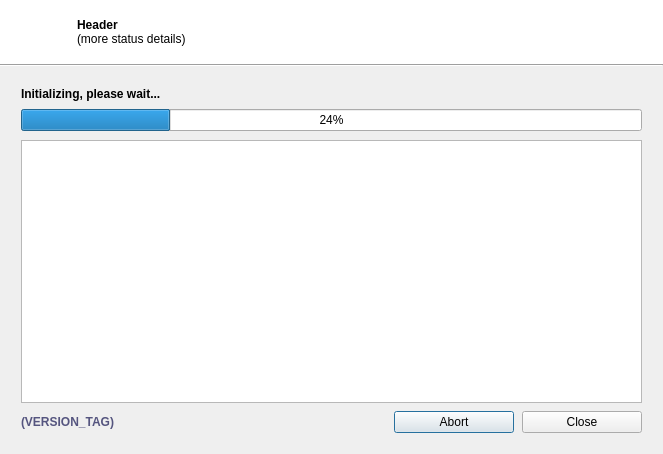
<?xml version="1.0" encoding="UTF-8"?>
<ui version="4.0">
 <class>ProcessingDialog</class>
 <widget class="QDialog" name="ProcessingDialog">
  <property name="geometry">
   <rect>
    <x>0</x>
    <y>0</y>
    <width>663</width>
    <height>454</height>
   </rect>
  </property>
  <property name="windowTitle">
   <string>LameXP - Processing</string>
  </property>
  <property name="windowIcon">
   <iconset resource="../res/Icons.qrc">
    <normaloff>:/icons/sound.png</normaloff>:/icons/sound.png</iconset>
  </property>
  <layout class="QVBoxLayout" name="verticalLayout_2">
   <property name="spacing">
    <number>0</number>
   </property>
   <property name="margin">
    <number>0</number>
   </property>
   <item>
    <layout class="QVBoxLayout" name="layout_base">
     <property name="spacing">
      <number>0</number>
     </property>
     <item>
      <widget class="QFrame" name="frame_header">
       <property name="minimumSize">
        <size>
         <width>0</width>
         <height>64</height>
        </size>
       </property>
       <property name="maximumSize">
        <size>
         <width>16777215</width>
         <height>64</height>
        </size>
       </property>
       <property name="palette">
        <palette>
         <active>
          <colorrole role="Base">
           <brush brushstyle="SolidPattern">
            <color alpha="255">
             <red>255</red>
             <green>255</green>
             <blue>255</blue>
            </color>
           </brush>
          </colorrole>
          <colorrole role="Window">
           <brush brushstyle="SolidPattern">
            <color alpha="255">
             <red>255</red>
             <green>255</green>
             <blue>255</blue>
            </color>
           </brush>
          </colorrole>
         </active>
         <inactive>
          <colorrole role="Base">
           <brush brushstyle="SolidPattern">
            <color alpha="255">
             <red>255</red>
             <green>255</green>
             <blue>255</blue>
            </color>
           </brush>
          </colorrole>
          <colorrole role="Window">
           <brush brushstyle="SolidPattern">
            <color alpha="255">
             <red>255</red>
             <green>255</green>
             <blue>255</blue>
            </color>
           </brush>
          </colorrole>
         </inactive>
         <disabled>
          <colorrole role="Base">
           <brush brushstyle="SolidPattern">
            <color alpha="255">
             <red>255</red>
             <green>255</green>
             <blue>255</blue>
            </color>
           </brush>
          </colorrole>
          <colorrole role="Window">
           <brush brushstyle="SolidPattern">
            <color alpha="255">
             <red>255</red>
             <green>255</green>
             <blue>255</blue>
            </color>
           </brush>
          </colorrole>
         </disabled>
        </palette>
       </property>
       <property name="autoFillBackground">
        <bool>true</bool>
       </property>
       <property name="frameShape">
        <enum>QFrame::NoFrame</enum>
       </property>
       <property name="frameShadow">
        <enum>QFrame::Raised</enum>
       </property>
       <layout class="QHBoxLayout" name="horizontalLayout_3">
        <property name="margin">
         <number>3</number>
        </property>
        <item>
         <layout class="QHBoxLayout" name="layout_verticalHeader">
          <item>
           <spacer name="spacer_horizontalHeader2">
            <property name="orientation">
             <enum>Qt::Horizontal</enum>
            </property>
            <property name="sizeType">
             <enum>QSizePolicy::Fixed</enum>
            </property>
            <property name="sizeHint" stdset="0">
             <size>
              <width>4</width>
              <height>20</height>
             </size>
            </property>
           </spacer>
          </item>
          <item>
           <widget class="QLabel" name="label_headerIcon">
            <property name="minimumSize">
             <size>
              <width>48</width>
              <height>45</height>
             </size>
            </property>
            <property name="maximumSize">
             <size>
              <width>48</width>
              <height>45</height>
             </size>
            </property>
            <property name="text">
             <string/>
            </property>
            <property name="pixmap">
             <pixmap resource="../res/Icons.qrc">:/MainIcon.png</pixmap>
            </property>
            <property name="scaledContents">
             <bool>true</bool>
            </property>
           </widget>
          </item>
          <item>
           <spacer name="spacer_horizontalHeader">
            <property name="orientation">
             <enum>Qt::Horizontal</enum>
            </property>
            <property name="sizeType">
             <enum>QSizePolicy::Fixed</enum>
            </property>
            <property name="sizeHint" stdset="0">
             <size>
              <width>16</width>
              <height>20</height>
             </size>
            </property>
           </spacer>
          </item>
          <item>
           <widget class="QLabel" name="label_headerStatus">
            <property name="text">
             <string notr="true">&lt;b&gt;Header&lt;/b&gt;&lt;br&gt;(more status details)</string>
            </property>
           </widget>
          </item>
          <item>
           <widget class="QLabel" name="label_headerWorking">
            <property name="maximumSize">
             <size>
              <width>48</width>
              <height>16777215</height>
             </size>
            </property>
            <property name="text">
             <string/>
            </property>
            <property name="pixmap">
             <pixmap resource="../res/Images.qrc">:/images/Working.gif</pixmap>
            </property>
            <property name="alignment">
             <set>Qt::AlignCenter</set>
            </property>
           </widget>
          </item>
         </layout>
        </item>
       </layout>
      </widget>
     </item>
     <item>
      <widget class="QFrame" name="frame_verticalLine">
       <property name="minimumSize">
        <size>
         <width>0</width>
         <height>2</height>
        </size>
       </property>
       <property name="maximumSize">
        <size>
         <width>16777215</width>
         <height>2</height>
        </size>
       </property>
       <property name="frameShape">
        <enum>QFrame::HLine</enum>
       </property>
       <property name="frameShadow">
        <enum>QFrame::Sunken</enum>
       </property>
      </widget>
     </item>
     <item>
      <layout class="QVBoxLayout" name="layout_main">
       <property name="spacing">
        <number>8</number>
       </property>
       <property name="margin">
        <number>21</number>
       </property>
       <item>
        <widget class="QLabel" name="label_progress">
         <property name="font">
          <font>
           <weight>75</weight>
           <bold>true</bold>
          </font>
         </property>
         <property name="text">
          <string>Initializing, please wait...</string>
         </property>
        </widget>
       </item>
       <item>
        <widget class="QProgressBar" name="progressBar">
         <property name="value">
          <number>24</number>
         </property>
         <property name="alignment">
          <set>Qt::AlignCenter</set>
         </property>
        </widget>
       </item>
       <item>
        <spacer name="verticalSpacer">
         <property name="orientation">
          <enum>Qt::Vertical</enum>
         </property>
         <property name="sizeType">
          <enum>QSizePolicy::Fixed</enum>
         </property>
         <property name="sizeHint" stdset="0">
          <size>
           <width>20</width>
           <height>1</height>
          </size>
         </property>
        </spacer>
       </item>
       <item>
        <widget class="QTableView" name="view_log">
         <property name="font">
          <font>
           <weight>50</weight>
           <bold>false</bold>
          </font>
         </property>
         <property name="selectionMode">
          <enum>QAbstractItemView::SingleSelection</enum>
         </property>
         <property name="selectionBehavior">
          <enum>QAbstractItemView::SelectRows</enum>
         </property>
         <attribute name="horizontalHeaderHighlightSections">
          <bool>false</bool>
         </attribute>
         <attribute name="verticalHeaderHighlightSections">
          <bool>false</bool>
         </attribute>
        </widget>
       </item>
       <item>
        <layout class="QHBoxLayout" name="layout_horizontal">
         <item>
          <widget class="QLabel" name="label_versionInfo">
           <property name="enabled">
            <bool>true</bool>
           </property>
           <property name="palette">
            <palette>
             <active>
              <colorrole role="WindowText">
               <brush brushstyle="SolidPattern">
                <color alpha="255">
                 <red>85</red>
                 <green>85</green>
                 <blue>127</blue>
                </color>
               </brush>
              </colorrole>
             </active>
             <inactive>
              <colorrole role="WindowText">
               <brush brushstyle="SolidPattern">
                <color alpha="255">
                 <red>85</red>
                 <green>85</green>
                 <blue>127</blue>
                </color>
               </brush>
              </colorrole>
             </inactive>
             <disabled>
              <colorrole role="WindowText">
               <brush brushstyle="SolidPattern">
                <color alpha="255">
                 <red>120</red>
                 <green>120</green>
                 <blue>120</blue>
                </color>
               </brush>
              </colorrole>
             </disabled>
            </palette>
           </property>
           <property name="font">
            <font>
             <weight>75</weight>
             <bold>true</bold>
            </font>
           </property>
           <property name="cursor">
            <cursorShape>PointingHandCursor</cursorShape>
           </property>
           <property name="text">
            <string notr="true">(VERSION_TAG)</string>
           </property>
           <property name="alignment">
            <set>Qt::AlignLeading|Qt::AlignLeft|Qt::AlignVCenter</set>
           </property>
          </widget>
         </item>
         <item>
          <spacer name="spacer_vertical">
           <property name="orientation">
            <enum>Qt::Horizontal</enum>
           </property>
           <property name="sizeHint" stdset="0">
            <size>
             <width>40</width>
             <height>20</height>
            </size>
           </property>
          </spacer>
         </item>
         <item>
          <widget class="QPushButton" name="button_AbortProcess">
           <property name="minimumSize">
            <size>
             <width>120</width>
             <height>0</height>
            </size>
           </property>
           <property name="text">
            <string>Abort</string>
           </property>
           <property name="icon">
            <iconset resource="../res/Icons.qrc">
             <normaloff>:/icons/cancel.png</normaloff>:/icons/cancel.png</iconset>
           </property>
           <property name="iconSize">
            <size>
             <width>16</width>
             <height>16</height>
            </size>
           </property>
          </widget>
         </item>
         <item>
          <widget class="QPushButton" name="button_closeDialog">
           <property name="minimumSize">
            <size>
             <width>120</width>
             <height>0</height>
            </size>
           </property>
           <property name="text">
            <string>Close</string>
           </property>
           <property name="icon">
            <iconset resource="../res/Icons.qrc">
             <normaloff>:/icons/accept.png</normaloff>:/icons/accept.png</iconset>
           </property>
           <property name="iconSize">
            <size>
             <width>16</width>
             <height>16</height>
            </size>
           </property>
          </widget>
         </item>
        </layout>
       </item>
      </layout>
     </item>
    </layout>
   </item>
  </layout>
 </widget>
 <resources>
  <include location="../res/Icons.qrc"/>
  <include location="../res/Images.qrc"/>
  <include location="../res/Icons.qrc"/>
  <include location="../res/Images.qrc"/>
  <include location="../res/Icons.qrc"/>
  <include location="../res/Images.qrc"/>
  <include location="../res/Icons.qrc"/>
  <include location="../res/Images.qrc"/>
  <include location="../res/Icons.qrc"/>
  <include location="../res/Images.qrc"/>
  <include location="../res/Icons.qrc"/>
  <include location="../res/Images.qrc"/>
  <include location="../res/Icons.qrc"/>
  <include location="../res/Images.qrc"/>
  <include location="../res/Icons.qrc"/>
  <include location="../res/Images.qrc"/>
  <include location="../res/Icons.qrc"/>
  <include location="../res/Images.qrc"/>
  <include location="../res/Icons.qrc"/>
  <include location="../res/Images.qrc"/>
  <include location="../res/Icons.qrc"/>
  <include location="../res/Images.qrc"/>
 </resources>
 <connections>
  <connection>
   <sender>button_closeDialog</sender>
   <signal>clicked()</signal>
   <receiver>ProcessingDialog</receiver>
   <slot>accept()</slot>
   <hints>
    <hint type="sourcelabel">
     <x>579</x>
     <y>422</y>
    </hint>
    <hint type="destinationlabel">
     <x>331</x>
     <y>228</y>
    </hint>
   </hints>
  </connection>
 </connections>
</ui>
